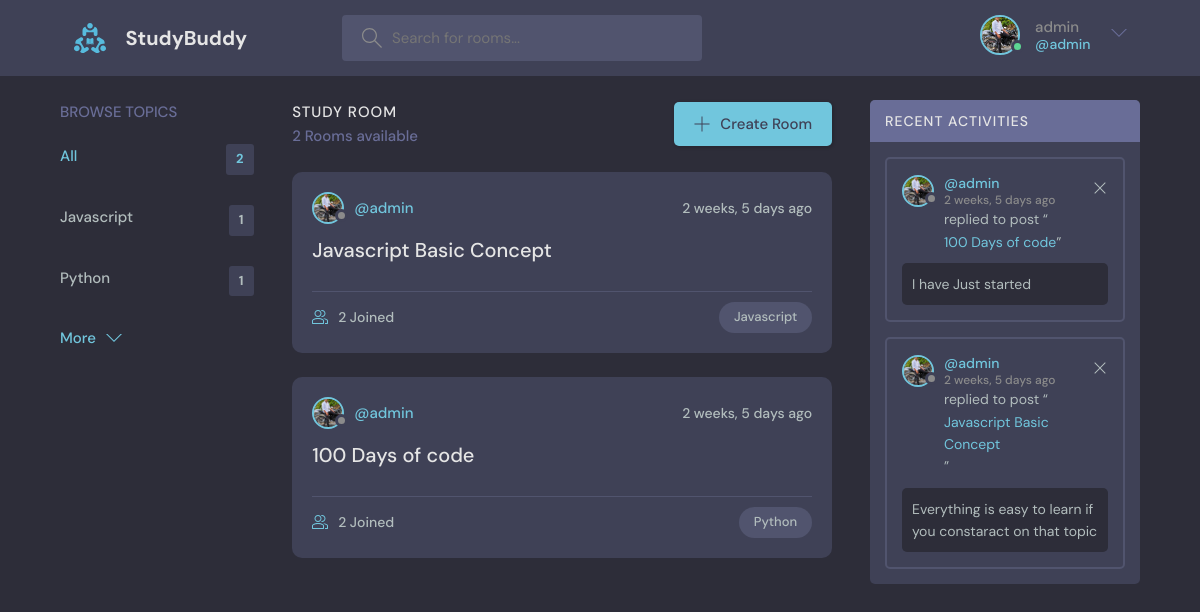
The app's page / (signed in) with its own data.
### pages/models.py (models this page shows, shortened)
class profile(models.Model):
    user = models.OneToOneField(User , on_delete=models.CASCADE)
    profile_picture = models.ImageField(upload_to="static/profiles")
    bio = models.TextField()

### room/models.py (models this page shows, shortened)
class Topic(models.Model):
    name = models.CharField(max_length=200)

class Room(models.Model):
    host = models.ForeignKey(User, on_delete=models.SET_NULL , null=True)
    topic = models.ForeignKey(Topic, on_delete=models.SET_NULL , null=True)
    name = models.CharField(max_length=200)
    description = models.TextField(max_length=500,null=True, blank=True)
    participants = models.ManyToManyField(User , related_name="participants", blank=True)
    updated = models.DateTimeField(auto_now=True)
    created = models.DateTimeField(auto_now=True)
    def __str__(self):
        return self.name

class Message(models.Model):
    user = models.ForeignKey(User, on_delete=models.CASCADE)
    room = models.ForeignKey(Room , on_delete=models.CASCADE)
    body = models.TextField()
    updated = models.DateTimeField(auto_now=True)
    created = models.DateTimeField(auto_now=True)
    class Meta:
        ordering = ['-updated' , '-created']

### pages/views.py (the view)
# urls.py: path('',views.index,name="index"),
@login_required(login_url="login")
def index(request):
    q = request.GET.get('q') if request.GET.get('q') != None else ''
    rooms = Room.objects.filter(
        Q(topic__name__contains=q) |
        Q(name__contains=q) |
        Q(description__contains=q)
    )
    Topic_list = Topic.objects.all()
    Room_Count = Room.objects.all().count()
    room_message = Message.objects.filter(user = User.objects.get(username=request.user.username))
    print(Room_Count)
    context = {
        'Topic_list' : Topic_list,
        'Room_count' : Room_Count,
        'rooms' : rooms,
        'room_message' : room_message
    }
    return render(request , "pages/index.html" , context)

### pages/templates/pages/index.html (shortened to what this page needs)
{% extends 'pages/base.html' %}
{% block content %}
<main class="layout layout--3">
      <div class="container">
        {% include 'pages/topic_component.html' %}
        <div class="roomList">
          <div class="roomList__header">
            <div>
              <h2>Study Room</h2>
              <p>{{Room_count}} Rooms available</p>
            </div>
            <a class="btn btn--main" href="{% url 'addroom' %}">
              <svg version="1.1" xmlns="http://www.w3.org/2000/svg" width="32" height="32" viewBox="0 0 32 32">
                <title>add</title>
                <path
                  d="M16.943 0.943h-1.885v14.115h-14.115v1.885h14.115v14.115h1.885v-14.115h14.115v-1.885h-14.115v-14.115z"
                ></path>
              </svg>
              Create Room
            </a>
          </div>
          {% include 'pages/feed_component.html' %}
        </div>
        {% include 'pages/activity_component.html' %}
      </div>
    </main>
{% endblock content %}

### pages/templates/pages/navbar.html (shortened to what this page needs)
{% load static %}
<header class="header header--loggedIn">
  <div class="container">
    <a href="/" class="header__logo">
      <img src="{% static 'images/logo.svg' %}" />
      <h1>StudyBuddy</h1>
    </a>
    <form method="GET" class="header__search" action="">
      <label>
        <input placeholder="Search for rooms..." name="q"/>
      </label>
    </form>
    <nav class="header__menu">
      {% if request.user.is_authenticated %}
      <div class="header__user">
        <a href="{% url 'current_user_profile' %}">
          <div class="avatar avatar--medium active">
            <img src="{{request.user.profile.profile_picture.url}}" />
          </div>
          <p>{{request.user.username}} <span>@{{request.user.username}}</span></p>
        </a>
        <button class="dropdown-button">
          <svg
            version="1.1"
            xmlns="http://www.w3.org/2000/svg"
            width="32"
            height="32"
            viewBox="0 0 32 32"
          >
            <title>chevron-down</title>
            <path d="M16 21l-13-13h-3l16 16 16-16h-3l-13 13z"></path>
          </svg>
        </button>
      </div>
      {% else %}
      <a href="{% url 'login' %}">
        <img src="{% static 'images/avatar.svg' %}" />
        <p>Login</p>
      </a>
      {% endif %}
    </nav>
  </div>
</header>

### pages/templates/pages/topic_component.html
<div class="topics">
    <div class="topics__header">
      <h2>Browse Topics</h2>
    </div>
    <ul class="topics__list">
      <li>
        <a href="/" class="active">All <span>{{Topic_list.count}}</span></a>
      </li>
      <form>
    {% for topic in Topic_list %}
      <li>
        <a href="{% url 'index' %}?q={{topic.name}}">{{topic.name}}<span>{{topic.room_set.all.count}}</span></a>
      </li>
    {% endfor %}
    </form>
    </ul>
    <a class="btn btn--link" href="topics.html">
      More
      <svg version="1.1" xmlns="http://www.w3.org/2000/svg" width="32" height="32" viewBox="0 0 32 32">
        <title>chevron-down</title>
        <path d="M16 21l-13-13h-3l16 16 16-16h-3l-13 13z"></path>
      </svg>
    </a>
  </div>

### pages/templates/pages/feed_component.html (shortened to what this page needs)
{% for room in rooms %}
<div class="roomListRoom">
    <div class="roomListRoom__header">
        <a href="{% url 'user-profile' room.host.id %}" class="roomListRoom__author">
            <div class="avatar avatar--small">
                <img src="{{room.host.profile.profile_picture.url}}" />
            </div>
            <span>@{{room.host.username}}</span>
        </a>
        <div class="roomListRoom__actions">
            <span>{{room.created|timesince}} ago</span>
        </div>
    </div>
    <div class="roomListRoom__content">
        <a href="{% url 'room_detail' room.id %}">{{room.name}}</a>
    </div>
    <div class="roomListRoom__meta">
        <a href="{% url 'room_detail' room.id %}" class="roomListRoom__joined">
            {{room.participants.all.count}} Joined
        </a>
        <p class="roomListRoom__topic">{{room.topic.name}}</p>
    </div>
</div>
{% endfor %}

### pages/templates/pages/activity_component.html
<div class="activities">
  <div class="activities__header">
      <h2>Recent Activities</h2>
  </div>
  {% for message in room_message %}
  <div class="activities__box">
      <div class="activities__boxHeader roomListRoom__header">
          <a href="{% url 'user-profile' message.user.id %}" class="roomListRoom__author">
              <div class="avatar avatar--small">
                  <img src="{{message.user.profile.profile_picture.url}}" />
              </div>
              <p>
                  @{{message.user.username}}
                  <span>{{message.created|timesince}} ago</span>
              </p>
          </a>
          {% if request.user == message.user %}
          <div class="roomListRoom__actions">
              <a href="{% url 'delete-message' message.id %}">
                  <svg version="1.1" xmlns="http://www.w3.org/2000/svg" width="32" height="32" viewBox="0 0 32 32">
                      <title>remove</title>
                      <path
                          d="M27.314 6.019l-1.333-1.333-9.98 9.981-9.981-9.981-1.333 1.333 9.981 9.981-9.981 9.98 1.333 1.333 9.981-9.98 9.98 9.98 1.333-1.333-9.98-9.98 9.98-9.981z">
                      </path>
                  </svg>
              </a>
          </div>
          {% endif %}
      </div>
      <div class="activities__boxContent">
          <p>replied to post “<a href="{% url 'room_detail' message.room.id %}">{{message.room}}</a>”</p>
          <div class="activities__boxRoomContent">{{message.body}}</div>
      </div>
  </div>
  {% endfor %}
</div>

### records on screen
Topic: name "Javascript", room_set.all.count "1"
Topic: name "Python", room_set.all.count "1"
Room: host.profile.profile_picture (picture), host.username "admin", created "2 weeks, 5 days", name "Javascript Basic Concept", participants.all.count "2", topic.name "Javascript"
Room: host.profile.profile_picture (picture), host.username "admin", created "2 weeks, 5 days", name "100 Days of code", participants.all.count "2", topic.name "Python"
Message: user.profile.profile_picture (picture), user.username "admin", created "2 weeks, 5 days", room "100 Days of code", body "I have Just started"
Message: user.profile.profile_picture (picture), user.username "admin", created "2 weeks, 5 days", room "Javascript Basic Concept", body "Everything is easy to learn if you constaract on that topic"

### other values on screen
{{ request.user.username }} "admin"
{{ Topic_list.count }} "2"
{{ Room_count }} "2"
